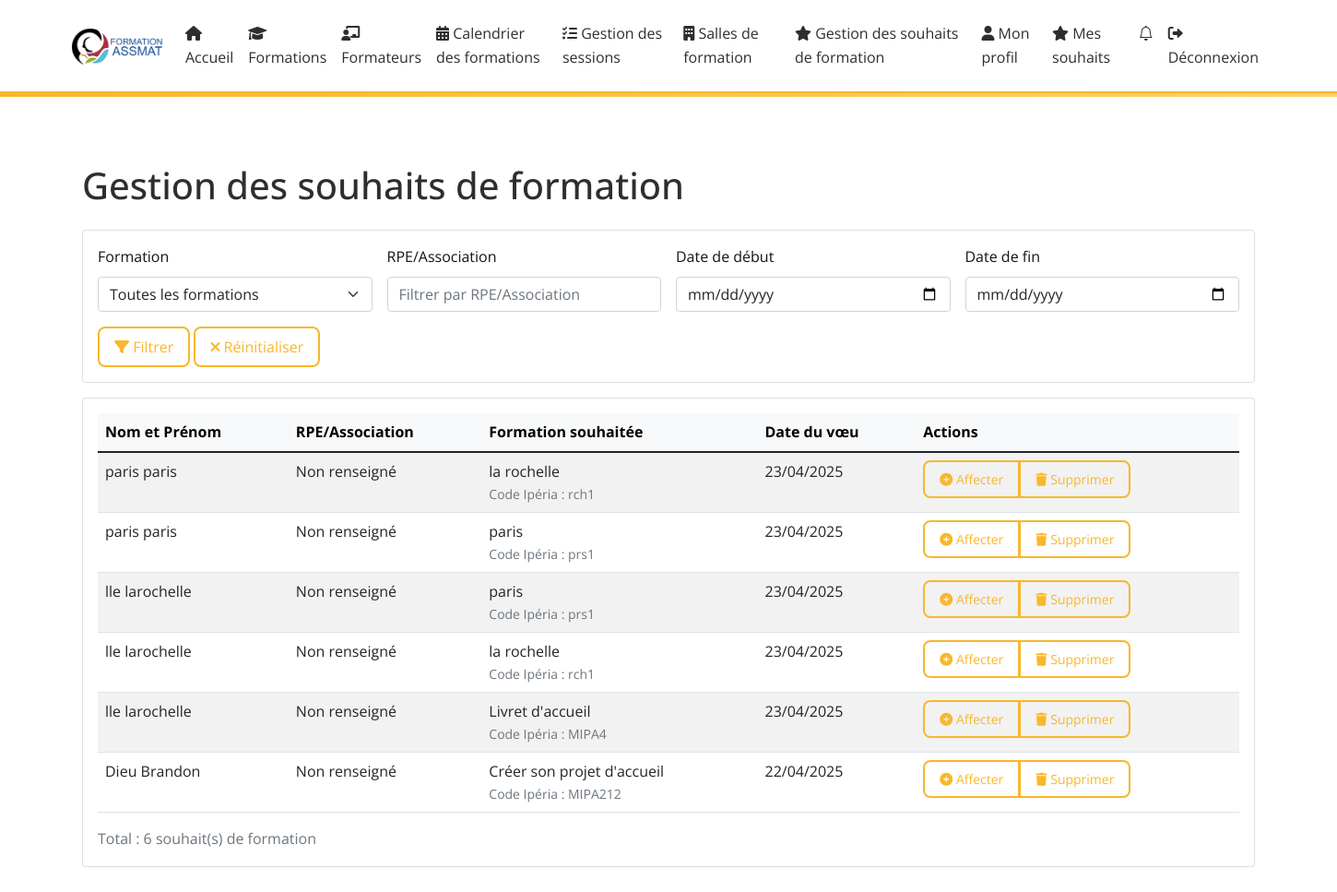
Before: /training-wishes/ (signed in) with the older database file.
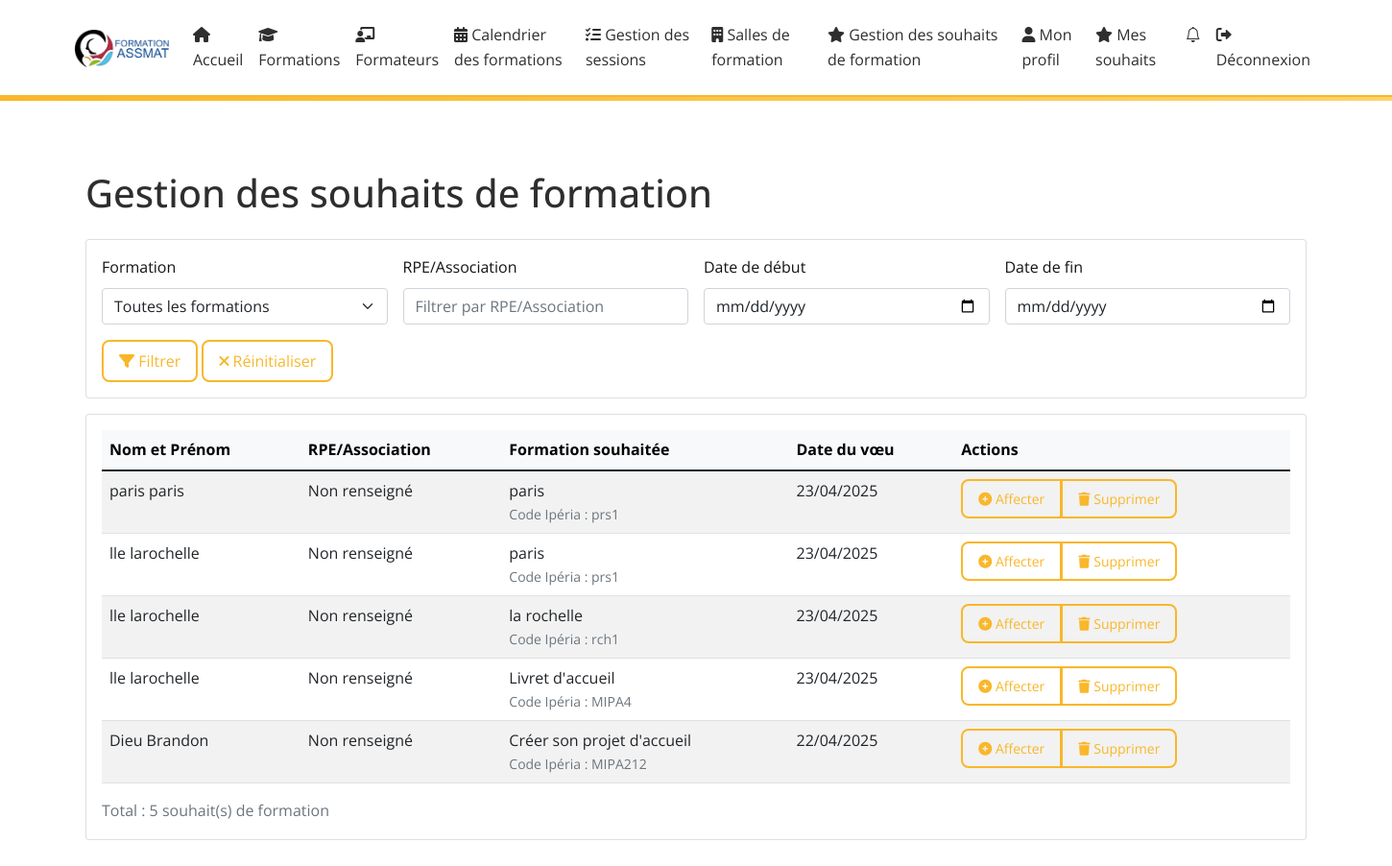
After: the same page with the newer database file.
### core/models.py (models this page shows, shortened)
class TrainingWish(models.Model):
    user = models.ForeignKey(User, on_delete=models.CASCADE, verbose_name="Utilisateur")
    formation = models.ForeignKey(Formation, on_delete=models.CASCADE, verbose_name="Formation")
    session = models.ForeignKey('Session', on_delete=models.SET_NULL, null=True, blank=True, related_name='training_wishes', verbose_name="Session associée")
    created_at = models.DateTimeField(auto_now_add=True, verbose_name="Date de création")
    notes = models.TextField(blank=True, verbose_name="Notes")
    class Meta:
        verbose_name = "Souhait de formation"
        verbose_name_plural = "Souhaits de formation"
        unique_together = ['user', 'formation']
        ordering = ['-created_at']

class User(AbstractUser):
    email = models.EmailField(unique=True, verbose_name="Adresse email")
    is_trainer = models.BooleanField(default=False, verbose_name="Est formateur")
    phone = models.CharField(max_length=20, blank=True, null=True, verbose_name="Téléphone")
    address = models.TextField(blank=True, null=True, verbose_name="Adresse")
    city = models.CharField(max_length=100, blank=True, null=True, verbose_name="Ville")
    code_postal = models.CharField(max_length=10, blank=True, null=True, verbose_name="Code postal")
    latitude = models.FloatField(null=True, blank=True)
    longitude = models.FloatField(null=True, blank=True)
    rpe_association = models.CharField(
        max_length=255,
        blank=True,
        null=True,
        verbose_name="RPE ou Association"
    )
    rpe = models.ForeignKey('RPE', on_delete=models.SET_NULL, null=True, blank=True, verbose_name="RPE / Association")
    other_rpe = models.CharField(max_length=255, verbose_name="Autre RPE / Association", blank=True, null=True)
    USERNAME_FIELD = 'email'
    REQUIRED_FIELDS = ['username']

class Formation(models.Model):
    FORMATION_TYPES = [
        ('initial', 'Formation Initiale'),
        ('continue', 'Formation Continue'),
        ('specialisation', 'Formation Spécialisation'),
    ]
    name = models.CharField(max_length=255, verbose_name="Nom de la formation")
    code_iperia = models.CharField(max_length=50, unique=True, verbose_name="Code IPERIA")
    description = models.TextField(verbose_name="Description")
    duration = models.IntegerField(help_text="Durée en heures", validators=[MinValueValidator(1)], verbose_name="Durée")
    image = models.ImageField(upload_to='formations/images/', null=True, blank=True, verbose_name="Image")
    program_file = models.FileField(upload_to='programs/', null=True, blank=True, verbose_name="Programme détaillé")
    created_at = models.DateTimeField(auto_now_add=True, verbose_name="Date de création")
    updated_at = models.DateTimeField(auto_now=True, verbose_name="Date de mise à jour")
    type = models.CharField(max_length=20, choices=FORMATION_TYPES, default='initial', verbose_name="Type de formation")
    is_presentiel = models.BooleanField(default=True, verbose_name="Présentiel")
    is_distanciel = models.BooleanField(default=False, verbose_name="Distanciel")
    is_asynchrone = models.BooleanField(default=False, verbose_name="Asynchrone")
    is_active = models.BooleanField(default=True, verbose_name="Formation active")
    city = models.CharField(max_length=100, null=True, blank=True, verbose_name="Ville")
    code_postal = models.CharField(max_length=10, null=True, blank=True, verbose_name="Code postal")
    latitude = models.FloatField(null=True, blank=True)
    longitude = models.FloatField(null=True, blank=True)
    class Meta:
        verbose_name = "Formation"
        verbose_name_plural = "Formations"
        ordering = ['name']

### core/views.py (the view)
# urls.py: path('training-wishes/', views.admin_training_wishes, name='admin_training_wishes'),
@staff_member_required
def admin_training_wishes(request):
    wishes = TrainingWish.objects.select_related('user', 'formation').order_by('-created_at')
    formation_filter = request.GET.get('formation', '')
    rpe_filter = request.GET.get('rpe', '')
    date_from = request.GET.get('date_from', '')
    date_to = request.GET.get('date_to', '')
    if formation_filter:
        wishes = wishes.filter(formation__name__icontains=formation_filter)
    if rpe_filter:
        wishes = wishes.filter(user__rpe_association__icontains=rpe_filter)
    if date_from:
        wishes = wishes.filter(created_at__date__gte=date_from)
    if date_to:
        wishes = wishes.filter(created_at__date__lte=date_to)
    all_formations = Formation.objects.all()
    context = {
        'wishes': wishes,
        'title': 'Gestion des souhaits de formation',
        'formations': all_formations,
        'current_formation_filter': formation_filter,
        'current_rpe_filter': rpe_filter,
        'current_date_from': date_from,
        'current_date_to': date_to,
    }
    return render(request, 'core/admin_training_wishes.html', context)

### core/context_processors.py (called while the page is built)
def unread_notifications(request):
    if request.user.is_authenticated:
        return {
            'unread_notifications_count': request.user.notifications.filter(is_read=False).count()
        }
    return {}

### core/templates/core/admin_training_wishes.html (shortened to what the changed rows need)
{% extends 'core/base.html' %}
{% load static %}
{% block content %}
<div class="container py-5">
    <h1 class="mb-4">Gestion des souhaits de formation</h1>
    {% if wishes %}
        <div class="card">
            <div class="card-body">
                <table class="table table-striped table-hover">
                    <thead class="table-light">
                        <tr>
                            <th>Nom et Prénom</th>
                            <th>RPE/Association</th>
                            <th>Formation souhaitée</th>
                            <th>Date du vœu</th>
                            <th>Actions</th>
                        </tr>
                    </thead>
                    <tbody>
                        {% for wish in wishes %}
                            <tr>
                                <td>{{ wish.user.last_name }} {{ wish.user.first_name }}</td>
                                <td>{{ wish.user.rpe_association|default:"Non renseigné" }}</td>
                                <td>
                                    {{ wish.formation.name }}
                                    <small class="text-muted d-block">Code Ipéria : {{ wish.formation.code_iperia }}</small>
                                </td>
                                <td>{{ wish.created_at|date:"d/m/Y" }}</td>
                                <td>
                                    <div class="btn-group" role="group">
                                        <a href="{% url 'core:assign_wish_to_session' wish.id %}" class="btn btn-sm btn-primary">
                                            <i class="fas fa-plus-circle"></i> Affecter
                                        </a>
                                        <button type="button" class="btn btn-sm btn-danger" data-bs-toggle="modal" data-bs-target="#deleteWishModal{{ wish.id }}">
                                            <i class="fas fa-trash"></i> Supprimer
                                        </button>
                                    </div>
                                </td>
                            </tr>
                        {% endfor %}
                    </tbody>
                </table>
                <div class="text-muted">
                    Total : {{ wishes.count }} souhait(s) de formation
                </div>
            </div>
        </div>
    {% else %}
        <div class="alert alert-info">
            Aucun souhait de formation ne correspond aux filtres sélectionnés.
        </div>
    {% endif %}
</div>
{% endblock %}

Changed rows visible on the page:
removed TrainingWish: user.last_name "paris", user.first_name "paris", user.rpe_association "Non renseigné", formation.name "la rochelle", formation.code_iperia "rch1", created_at "23/04/2025"
Other visible differences:
{{ wishes.count }}: "6" → "5"
